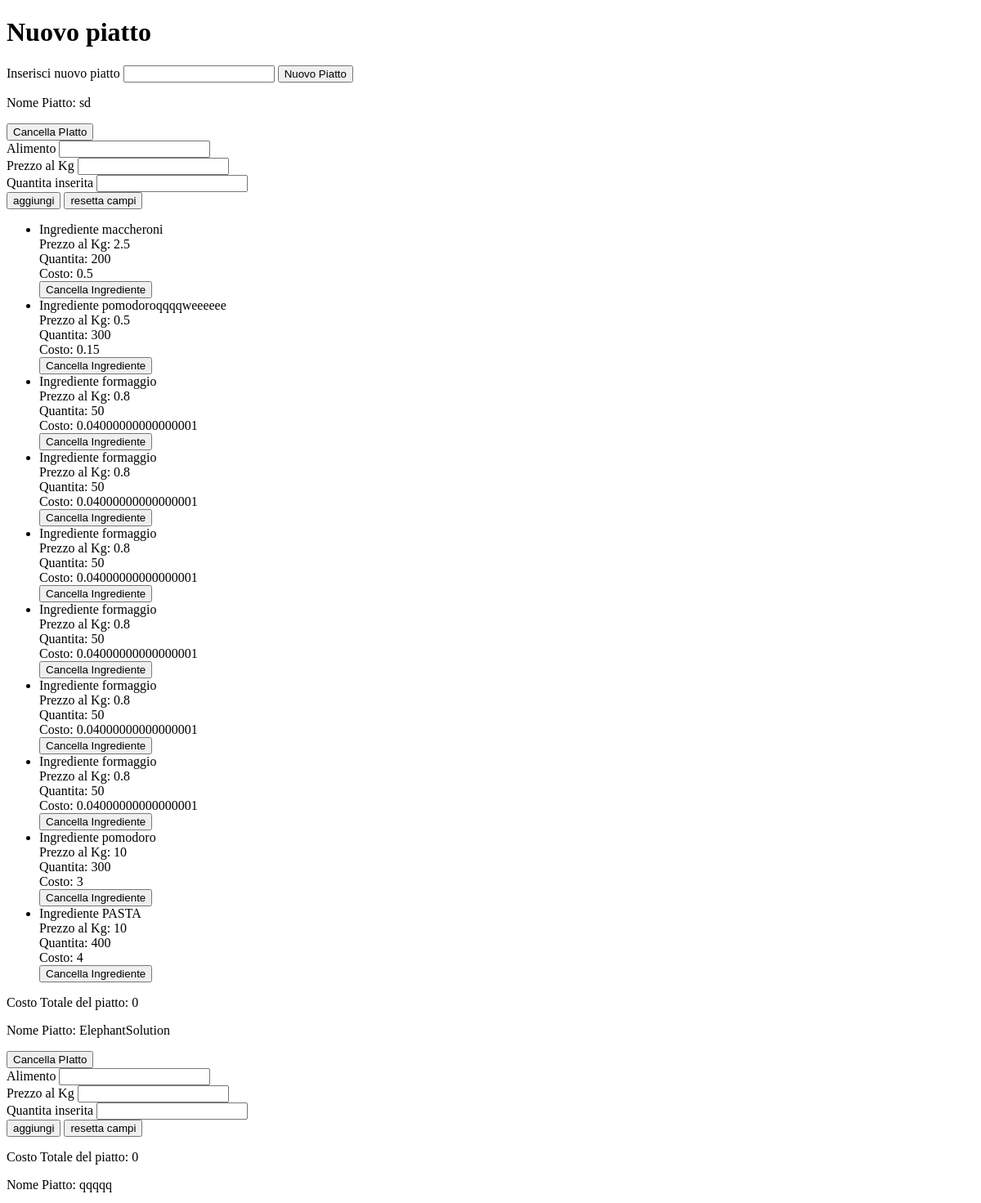
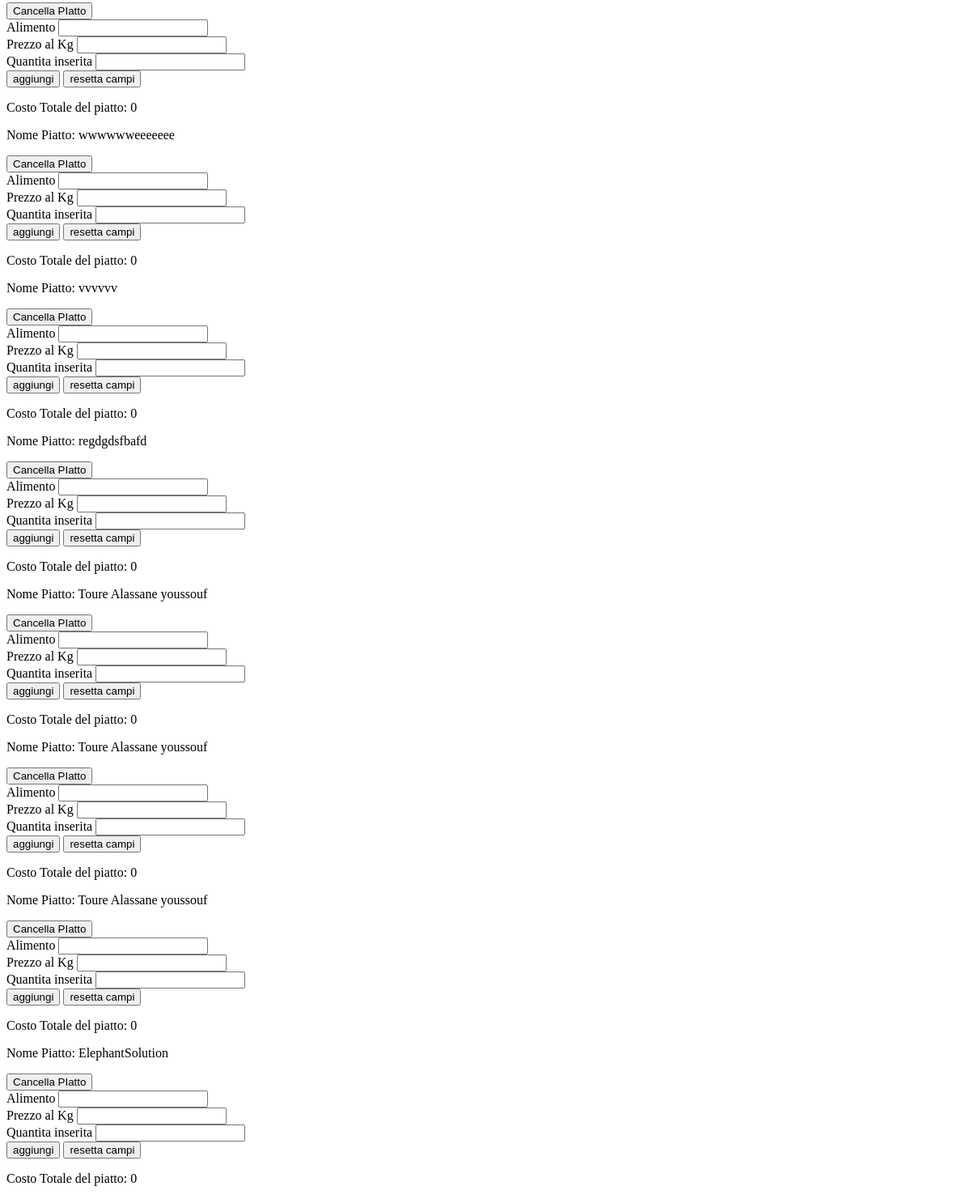
Page /calcolaTotale (signed in) on the earlier database version (2 pictures, top to bottom).
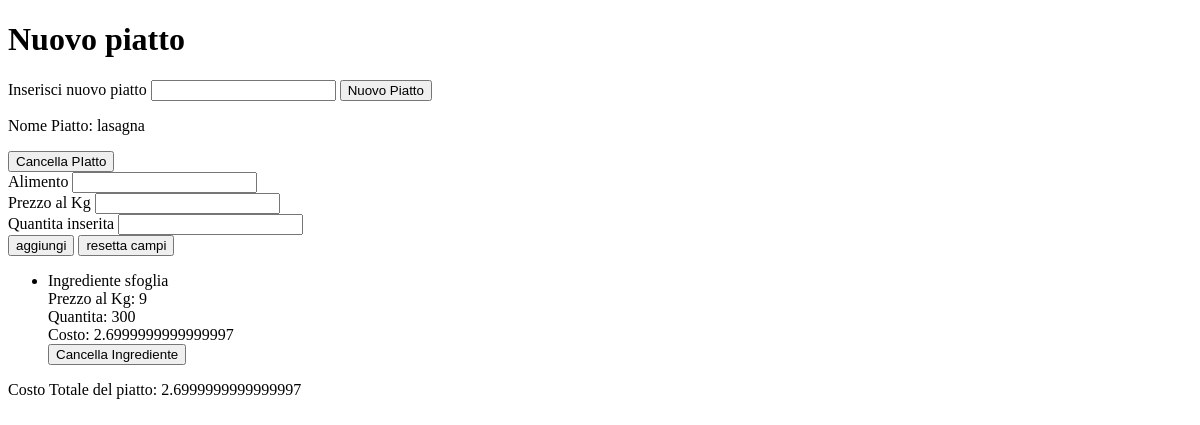
Same page on the later database version.
### tables this page shows
CREATE TABLE piatti
(
	piattoId INTEGER PRIMARY KEY AUTOINCREMENT,
    idUtente INT,
	nome VARCHAR(100),
    costo DECIMAL (10, 4)
);

CREATE TABLE ingredienti
(
    ingredienteId INTEGER PRIMARY KEY AUTOINCREMENT,
    idUtente INT,
    idPiatto INT,
    nome TEXT,
    prezzoKg DECIMAL (10, 4),
	quantita DECIMAL (10, 4),
    costo DECIMAL(10, 3)
);

### app.py (the view)
@app.route('/calcolaTotale', methods=['POST', 'GET'])
def calcolaTot():
    db=database.db()
    piattiUtente=database.visualizza_tutti_piatti(db, 'piatti', session['userId'])
    ingredientiUtente=database.visualizza_tutti_piatti(db, 'ingredienti', session['userId'])
    db.close()
    return render_template('calcolaPrezzo.html', piattiUtente=piattiUtente, ingredientiUtente=ingredientiUtente)

### query.py (called while the page is built)
    def db():
        DATABASE = 'piatti.db'
        db = getattr(g, '_database', None)
        if db is None:
            db = g._database = sqlite3.connect(DATABASE)
        return db

    def visualizza_tutti_piatti(db, tabella, idUte):
        cursore=db.cursor()
        if tabella=='piatti':
            cursore.execute(f"SELECT * FROM {tabella} WHERE idUtente=?", (idUte,))
            piatti=cursore.fetchall()
        elif tabella=='ingredienti':
            cursore.execute(f"SELECT * FROM {tabella} WHERE idUtente=?", (idUte,))
            piatti=cursore.fetchall()
        return piatti

### templates/calcolaPrezzo.html (shortened to what this page needs)
<!DOCTYPE html>
<html>
<head>
</head>
<body>
    <h1>Nuovo piatto</h1>
    <form action="{{('/nuovoPiatto')}}" method="post">
        <label for="nomePiatto">Inserisci nuovo piatto</label>
        <input type="text" id="nomePiatto" name="nomePiatto">
        <input type="submit" value="Nuovo Piatto">
    </form>
    {% for piatto in piattiUtente %}
    <div class="">
        <p>Nome Piatto: {{piatto[2]}}</p>
        <form action="{{('/cancellaX')}}" method="post">
            <input type="submit" value="Cancella PIatto" />
        </form>
        <form action="{{('/nuovoIngrediente')}}" method="post">
            <label for="nomeAlimento">Alimento</label>
            <input type="text" id="nomeAlimento" name="nomeAlimento">
            <br>
            <label for="prezzoAlKg">Prezzo al Kg</label>
            <input type="text" id="prezzoAlKg" name="prezzoAlKg">
            <br>
            <label for="quantita">Quantita inserita</label>
            <input type="text" id="quantita" name="quantita">
            <br>
            <input type="submit" value="aggiungi">
            <input type="reset" value="resetta campi">
        </form>
        <ul>
            {% for ingredientiUtente in ingredientiUtente %}
                {% if piatto[0]== ingredientiUtente[2] %}
            <li>
                Ingrediente {{ingredientiUtente[3]}}<br />
                Prezzo al Kg: {{ingredientiUtente[4]}}<br />
                Quantita: {{ingredientiUtente[5]}}<br />
                Costo: {{ingredientiUtente[6]}}
                <form action="{{('/cancellaXy')}}" method="post">
                    <input type="submit" value="Cancella Ingrediente" />
                </form>
            </li>
                {% endif %}
            {% endfor %}
        </ul>
        <p>Costo Totale del piatto: {{piatto[3]}}</p>
    </div>
    {% endfor %}
</body>
</html>

Differences in the rows shown:
removed piatti: nome "sd", costo "0"
no longer on this page (row edited): ingredienti: nome "maccheroni", prezzoKg "2.5", quantita "200", costo "0.5", shown under "sd"
no longer on this page (row edited): ingredienti: nome "pomodoroqqqqweeeeee", prezzoKg "0.5", quantita "300", costo "0.15", shown under "sd"
removed ingredienti: nome "formaggio", prezzoKg "0.8", quantita "50", costo "0.04000000000000001", shown under "sd"
no longer on this page (row edited): ingredienti: nome "formaggio", prezzoKg "0.8", quantita "50", costo "0.04000000000000001", shown under "sd"
no longer on this page (row edited): ingredienti: nome "formaggio", prezzoKg "0.8", quantita "50", costo "0.04000000000000001", shown under "sd"
no longer on this page (row edited): ingredienti: nome "formaggio", prezzoKg "0.8", quantita "50", costo "0.04000000000000001", shown under "sd"
no longer on this page (row edited): ingredienti: nome "formaggio", prezzoKg "0.8", quantita "50", costo "0.04000000000000001", shown under "sd"
no longer on this page (row edited): ingredienti: nome "formaggio", prezzoKg "0.8", quantita "50", costo "0.04000000000000001", shown under "sd"
removed ingredienti: nome "pomodoro", prezzoKg "10", quantita "300", costo "3", shown under "sd"
no longer on this page (row edited): ingredienti: nome "PASTA", prezzoKg "10", quantita "400", costo "4", shown under "sd"
no longer on this page (row edited): piatti: nome "ElephantSolution", costo "0"
no longer on this page (row edited): piatti: nome "wwwwwweeeeeee", costo "0"
no longer on this page (row edited): piatti: nome "vvvvvv", costo "0"
no longer on this page (row edited): piatti: nome "regdgdsfbafd", costo "0"
removed piatti: nome "Toure Alassane youssouf", costo "0"
removed piatti: nome "Toure Alassane youssouf", costo "0"
removed piatti: nome "Toure Alassane youssouf", costo "0"
removed piatti: nome "ElephantSolution", costo "0"
changed piatti: nome "qqqqq" → "lasagna"; costo "0" → "2.6999999999999997"
added ingredienti: nome "sfoglia", prezzoKg "9", quantita "300", costo "2.6999999999999997"
